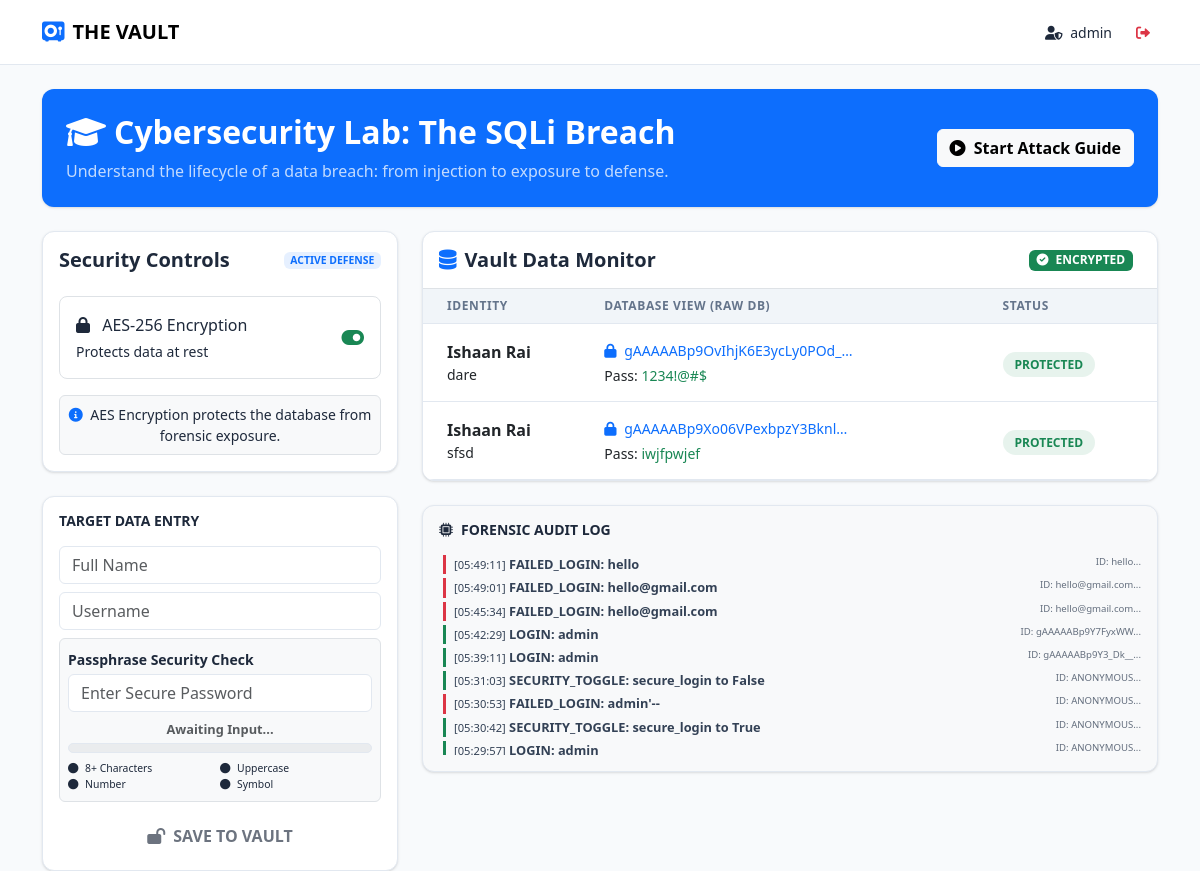
Screenshot of / (signed in) with the database file from the repository.
### database_setup.py (models this page shows)
class ConfidentialUser(db.Model):
    id = db.Column(db.Integer, primary_key=True)
    name = db.Column(db.String(255), nullable=False)
    username = db.Column(db.String(255), nullable=False)
    password = db.Column(db.String(255), nullable=False)

class AuditLog(db.Model):
    id = db.Column(db.Integer, primary_key=True)
    timestamp = db.Column(db.DateTime, server_default=db.func.now())
    action = db.Column(db.String(255), nullable=False)
    user_identity = db.Column(db.String(255)) # Encrypted
    status = db.Column(db.String(50)) # Success/Failure

### app.py (the view)
@app.route('/')
def index():
    if 'user_id' not in session:
        return redirect(url_for('login'))
    users = ConfidentialUser.query.all()
    logs = AuditLog.query.order_by(AuditLog.timestamp.desc()).limit(10).all()
    display_users = []
    for u in users:
        display_users.append({
            "id": u.id,
            "name": decrypt_data(u.name) if SECURITY_SETTINGS["encryption_enabled"] else u.name,
            "username": decrypt_data(u.username) if SECURITY_SETTINGS["encryption_enabled"] else u.username,
            "password": decrypt_data(u.password) if SECURITY_SETTINGS["encryption_enabled"] else u.password,
            "encrypted_name_demo": u.name # Keep raw version for side-by-side comparison
        })
    return render_template('index.html',
                           users=display_users,
                           logs=logs,
                           security=SECURITY_SETTINGS,
                           logged_in=session.get('user_id'))

### security_engine.py (called while the page is built)
def decrypt_data(encrypted_data):
    if not encrypted_data: return None
    try:
        return cipher_suite.decrypt(encrypted_data.encode()).decode()
    except Exception:
        return "[DECRYPTION_FAILED]"

### templates/index.html (shortened to what this page needs)
<!DOCTYPE html>
<html lang="en">
<head>
    <link href="https://cdn.jsdelivr.net/npm/bootstrap@5.3.0/dist/css/bootstrap.min.css" rel="stylesheet">
    <link href="https://cdnjs.cloudflare.com/ajax/libs/font-awesome/6.0.0/css/all.min.css" rel="stylesheet">
</head>
<body>
    <nav class="navbar sticky-top">
        <div class="container py-1">
            <a class="navbar-brand fw-bold" href="#">
                <i class="fas fa-vault me-2 text-primary"></i>THE VAULT
            </a>
            <div class="d-flex align-items-center">
                <span class="text-dim small me-3"><i class="fas fa-user-shield me-1"></i> {{ logged_in or "Guest" }}</span>
                <a href="/logout" class="btn btn-sm btn-outline-danger border-0"><i class="fas fa-sign-out-alt"></i></a>
            </div>
        </div>
    </nav>
    <div class="container mt-4">
        <div class="card bg-primary text-white p-4 mb-4 border-0 shadow-lg">
            <div class="row align-items-center">
                <div class="col-md-8">
                    <h2 class="fw-bold mb-2"><i class="fas fa-graduation-cap me-2"></i>Cybersecurity Lab: The SQLi Breach</h2>
                    <p class="mb-0 opacity-75">Understand the lifecycle of a data breach: from injection to exposure to defense.</p>
                </div>
                <div class="col-md-4 text-md-end">
                    <button class="btn btn-light fw-bold" data-bs-toggle="collapse" data-bs-target="#tutorialSteps">
                        <i class="fas fa-play-circle me-1"></i> Start Attack Guide
                    </button>
                </div>
            </div>
        </div>
    </div>
    <div class="container">
        <div class="row">
            <div class="col-lg-4">
                <div class="card mb-4 p-3">
                    <h5 class="mb-4 d-flex justify-content-between align-items-center fw-bold">
                        Security Controls
                        <span class="badge bg-primary bg-opacity-10 text-primary" style="font-size: 0.65rem;">ACTIVE DEFENSE</span>
                    </h5>
                    <div class="list-group list-group-flush rounded-3 border">
                        <a href="/toggle_security/encryption_enabled" class="list-group-item list-group-item-action d-flex justify-content-between align-items-center">
                            <div>
                                <i class="fas fa-lock me-2 text-dim"></i> AES-256 Encryption
                                <div class="small text-dim mt-1">Protects data at rest</div>
                            </div>
                            <i class="fas {{ '''fa-toggle-on text-success''' if security.encryption_enabled else '''fa-toggle-off text-secondary''' }} fa-lg"></i>
                        </a>
                    </div>
                    <div class="mt-3 p-2 bg-light rounded text-center border">
                        <p class="small mb-0 text-dim">
                            <i class="fas fa-info-circle me-1 text-primary"></i>
                            AES Encryption protects the database from forensic exposure.
                        </p>
                    </div>
                </div>
                <div class="card p-3">
                    <h6 class="text-dim text-uppercase mb-3 small fw-bold">Target Data Entry</h6>
                    <form action="/add_user" method="POST" id="vault-form">
                        <input type="text" name="name" class="form-control input-light mb-2" placeholder="Full Name" required>
                        <input type="text" name="username" class="form-control input-light mb-2" placeholder="Username" required>
                        <div class="mb-2 p-2 bg-light border rounded">
                            <label class="small fw-bold text-dim mb-1">Passphrase Security Check</label>
                            <input type="password" name="password" id="id_password" class="form-control input-light" placeholder="Enter Secure Password" required>
                            <div class="mt-2 text-center" style="font-size: 0.8rem;">
                                <span id="password-strength-text" class="fw-bold text-muted">Awaiting Input...</span>
                            </div>
                            <div class="bg-secondary bg-opacity-10 mt-1 rounded" style="height: 10px; overflow: hidden; border: 1px solid #e2e8f0;">
                            </div>
                            <div class="mt-2 row g-0 small text-dim" style="font-size: 0.65rem;">
                                <div class="col-6" id="req-length"><i class="fas fa-circle me-1"></i> 8+ Characters</div>
                                <div class="col-6" id="req-upper"><i class="fas fa-circle me-1"></i> Uppercase</div>
                                <div class="col-6" id="req-number"><i class="fas fa-circle me-1"></i> Number</div>
                                <div class="col-6" id="req-symbol"><i class="fas fa-circle me-1"></i> Symbol</div>
                            </div>
                        </div>
                        <button type="submit" id="submit-btn" class="btn btn-action w-100 mt-2 fw-bold" disabled>
                            <i class="fas fa-lock-open me-2"></i>SAVE TO VAULT
                        </button>
                    </form>
                </div>
            </div>
            <div class="col-lg-8">
                <div class="card mb-4 overflow-hidden">
                    <div class="card-header bg-transparent border-bottom py-3 d-flex justify-content-between align-items-center">
                        <h5 class="mb-0 text-main fw-bold"><i class="fas fa-database me-2 text-primary"></i>Vault Data Monitor</h5>
                        <div class="d-flex align-items-center">
                            <span class="badge {{ '''bg-success''' if security.encryption_enabled else '''bg-danger animate-pulse''' }} me-2">
                                <i class="fas {{ '''fa-check-circle''' if security.encryption_enabled else '''fa-exclamation-triangle''' }} me-1"></i>
                                {{ "ENCRYPTED" if security.encryption_enabled else "EXPOSED" }}
                            </span>
                        </div>
                    </div>
                    <div class="p-0">
                        <table class="table table-hover mb-0">
                            <thead>
                                <tr>
                                    <th class="ps-4">Identity</th>
                                    <th>Database View (Raw DB)</th>
                                    <th>Status</th>
                                </tr>
                            </thead>
                            <tbody>
                                {% for user in users %}
                                <tr class="align-middle">
                                    <td class="ps-4 py-3">
                                        <div class="fw-bold">{{ user.name }}</div>
                                        <div class="small text-dim">{{ user.username }}</div>
                                    </td>
                                    <td>
                                        <div class="text-truncate {{ '''text-primary''' if security.encryption_enabled else '''text-danger fw-bold''' }} small" style="max-width: 250px;">
                                            <i class="fas {{ '''fa-lock''' if security.encryption_enabled else '''fa-unlock''' }} me-1"></i>
                                            {{ user.encrypted_name_demo }}
                                        </div>
                                        <div class="mt-1 small">
                                            <span class="text-dim">Pass:</span>
                                            <span class="{{ '''text-success''' if security.encryption_enabled else '''text-danger fw-bold''' }}">
                                                {{ user.password }}
                                            </span>
                                        </div>
                                    </td>
                                    <td>
                                        <span class="security-status {{ '''bg-success bg-opacity-10 text-success''' if security.encryption_enabled else '''bg-danger bg-opacity-10 text-danger''' }}">
                                            {{ "PROTECTED" if security.encryption_enabled else "VULNERABLE" }}
                                        </span>
                                    </td>
                                </tr>
                                {% endfor %}
                            </tbody>
                        </table>
                    </div>
                </div>
                <div class="card p-3 bg-light">
                    <h6 class="text-dim mb-3 small fw-bold"><i class="fas fa-microchip me-2"></i>FORENSIC AUDIT LOG</h6>
                    <div class="log-container" style="max-height: 200px; overflow-y: auto;">
                        {% for log in logs %}
                        <div class="log-entry mb-1 border-start border-3 {{ '''border-success''' if log.status == '''SUCCESS''' else '''border-danger''' }} ps-2 ms-1">
                            <span class="text-dim small">[{{ log.timestamp.strftime('''%H:%M:%S''') }}]</span>
                            <span class="fw-bold">{{ log.action }}</span>
                            <span class="text-dim opacity-75 small float-end" style="font-size: 0.6rem;">ID: {{ log.user_identity[:16] }}...</span>
                        </div>
                        {% endfor %}
                    </div>
                </div>
            </div>
        </div>
    </div>
</body>
</html>

### templates/index.html (style rules this page uses)
:root { --bg-light: #f8fafc; --card-bg: #ffffff; --accent: #2563eb; --text-main: #1e293b; --text-dim: #64748b; --border: #e2e8f0; }
body { background-color: var(--bg-light); color: var(--text-main); font-family: '''Inter''', system-ui, -apple-system, sans-serif; min-height: 100vh; }
.navbar { background: #ffffff !important; border-bottom: 1px solid var(--border); }
.navbar-brand { color: #000 !important; }
.card { background: var(--card-bg); border: 1px solid var(--border); border-radius: 0.75rem; color: var(--text-main); box-shadow: 0 1px 3px 0 rgb(0 0 0 / 0.1), 0 1px 2px -1px rgb(0 0 0 / 0.1) !important; }
.table { color: var(--text-main); border-color: var(--border); }
.table thead th { background: #f1f5f9; border-bottom: 1px solid var(--border); color: var(--text-dim); text-transform: uppercase; font-size: 0.75rem; letter-spacing: 0.05em; }
.btn-action { background: var(--accent); color: white; border: none; transition: all 0.2s; }
.security-status { padding: 4px 12px; border-radius: 20px; font-size: 0.75rem; font-weight: 600; }
.list-group-item { background: transparent; border-color: var(--border); color: var(--text-main); padding: 1rem; }
.log-entry { font-family: '''Fira Code''', monospace; font-size: 0.8rem; color: #334155; }
.input-light { background: #ffffff; border: 1px solid var(--border); color: var(--text-main); }

### rows the page displays
ConfidentialUser: name "Ishaan Rai", username "dare", encrypted_name_demo "gAAAAABp9OvIhjK6E3ycLy0POd_…", password "1234!@#$", encryption_enabled "PROTECTED"
ConfidentialUser: name "Ishaan Rai", username "sfsd", encrypted_name_demo "gAAAAABp9Xo06VPexbpzY3Bknl…", password "iwjfpwjef", encryption_enabled "PROTECTED"
AuditLog: timestamp "05:49:11", action "FAILED_LOGIN: hello", user_identity "hello"
AuditLog: timestamp "05:49:01", action "FAILED_LOGIN: hello@gmail.com", user_identity "hello@gmail.com"
AuditLog: timestamp "05:45:34", action "FAILED_LOGIN: hello@gmail.com", user_identity "hello@gmail.com"
AuditLog: timestamp "05:42:29", action "LOGIN: admin", user_identity "gAAAAABp9Y7FyxWW"
AuditLog: timestamp "05:39:11", action "LOGIN: admin", user_identity "gAAAAABp9Y3_Dk__"
AuditLog: timestamp "05:31:03", action "SECURITY_TOGGLE: secure_login to False", user_identity "ANONYMOUS"
AuditLog: timestamp "05:30:53", action "FAILED_LOGIN: admin'--", user_identity "ANONYMOUS"
AuditLog: timestamp "05:30:42", action "SECURITY_TOGGLE: secure_login to True", user_identity "ANONYMOUS"
AuditLog: timestamp "05:29:57", action "LOGIN: admin", user_identity "ANONYMOUS"

### other values shown
{{ logged_in or "Guest" }} "admin"
{{ "ENCRYPTED" if security.encryption_enabled else "EXPOSED" }} "ENCRYPTED"
